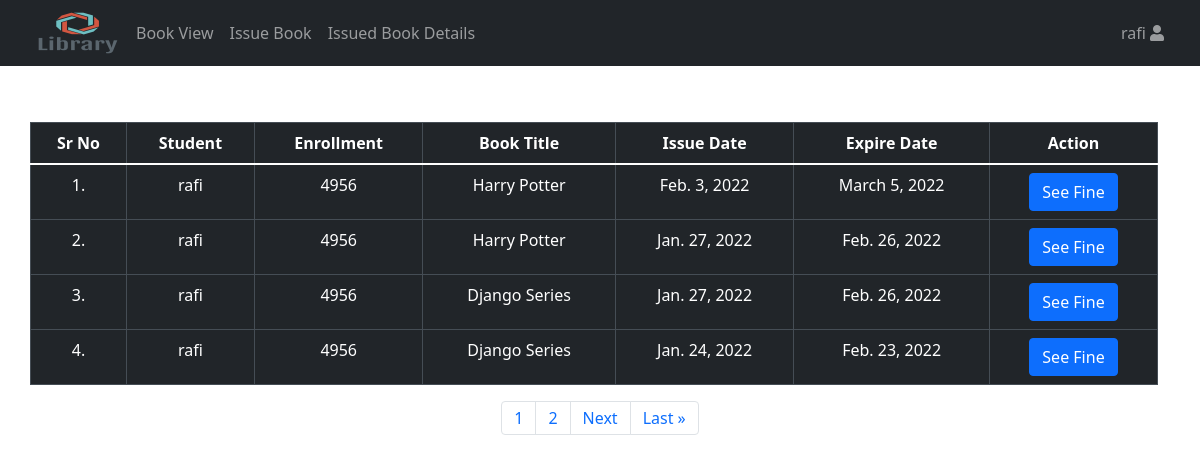
Page /StudentIssuedDetail/ (signed in) on the committed database.
### management/models.py (models this page shows, shortened)
class StudentIssuedBook(models.Model):
    studentprofile = models.ForeignKey(StudentProfile, null=True, on_delete=models.SET_NULL)
    book = models.ForeignKey(Book, null=True, on_delete=models.SET_NULL)
    issue_date = models.DateField(auto_now=True)
    expire_date = models.DateField(default = get_expiry)
    class Meta:
        ordering = ('-issue_date',)

class StudentProfile(models.Model):
    user = models.OneToOneField(User, on_delete=models.CASCADE)
    name = models.CharField(max_length=200, null=True)
    enrollment = CharField(max_length=100)
    branch = models.CharField(max_length=40)
    image = models.ImageField(default='default.jpg', upload_to='student_pics')

class Book(models.Model):
    book_title = models.CharField(max_length=200, unique=True)
    isbn = models.IntegerField(null=True)
    book_author = models.CharField(max_length=200)
    book_category = models.CharField(max_length=100)
    book_publisher = models.CharField(max_length=200)
    book_quantity = models.IntegerField(null=True)
    book_cover = models.ImageField(default='default.jpg', upload_to='book_pics')
    created_at = models.DateTimeField(default=datetime.now, blank=True)
    class Meta:
        ordering = ('-id',)

### management/decorators.py (the view)
        def wrapper_func(request, *args, **kwargs):
            group = None
            if request.user.groups.exists():
                group = request.user.groups.all()[0].name
            if group in allowed_roles:
                return view_func(request, *args, **kwargs)
            else:
                return HttpResponse ('You are not allowed here to view')

### management/views.py (called while the page is built)
@login_required(login_url='/')
@allowed_users(allowed_roles=['student'])
def StudentIssuedDetail(request):
    data=StudentProfile.objects.filter(user=request.user.id).first()
    order1 = StudentIssuedBook.objects.filter(studentprofile=data)
    p=Paginator(StudentIssuedBook.objects.filter(studentprofile=data), 4)
    page = request.GET.get('page')
    data3 = p.get_page(page)
    nums = "a" * data3.paginator.num_pages
    context={
        'data1':order1,
        'data3':data3,
        'nums':nums
    }
    return render(request, 'student/StudentIssuedDetail.html',context)

### management/templates/student/StudentIssuedDetail.html (shortened to what this page needs)
{% extends 'student/studentheader.html' %}
{% load static %}
{% block content %}
<link rel="stylesheet" type="text/css" href="{% static 'student.css' %}">
<h1>StudentIssuedBookDetail</h1>
<div class="container-lg" style="padding-left: 0px">
        <table class="table table-hover table-dark">
           <thead>
               <tr>
                 <th>Sr No</th>
                 <th>Student</th>
                 <th>Enrollment</th>
                 <th>Book Title</th>
                 <th>Issue Date</th>
                 <th>Expire Date</th>
                 <th>Action</th>
               </tr>
           </thead>
           <tbody>
        {% for i in  data3 %}
           <tr>
             <td>{{forloop.counter}}.</td>
             <td>{{i.studentprofile.user.username}}</td>
             <td>{{i.studentprofile.enrollment}}</td>
             <td>{{i.book.book_title}}</td>
             <td>{{i.issue_date}}</td>
             <td>{{i.expire_date}}</td>
             <td><a href="{% url 'StudentFine' i.id %}" class="btn btn-primary">See Fine</a></td>
           </tr>
       {% endfor %}
          </tbody>
          </table>
 </div>
 <nav aria-label="Page navigation example">
  <ul class="pagination justify-content-center">
 {% for i in nums %}
   <li class="page-item"><a class="page-link" href="?page={{ forloop.counter }}"> {{ forloop.counter }}</a></li>
 {% endfor %}
 {% if data3.has_next %}
     <li class="page-item"><a class="page-link" href="?page={{ data3.next_page_number }}">Next</a></li>
     <li class="page-item"><a class="page-link" href="?page={{ data3.paginator.num_pages }}">Last &raquo</a></li>
 {% endif %}
 </ul>
 </nav>
{% endblock %}

### management/templates/student/studentnav.html (shortened to what this page needs)
{% load static %}
 <link
    href="https://cdn.jsdelivr.net/npm/bootstrap@5.0.0-beta3/dist/css/bootstrap.min.css"
    rel="stylesheet"
>
    <link rel="stylesheet" type="text/css"
    href="https://cdn.datatables.net/1.10.24/css/dataTables.bootstrap5.min.css">
    <link rel="stylesheet" type="text/css"
    href="https://cdn.datatables.net/select/1.3.3/css/select.bootstrap5.min.css">
    <link rel="stylesheet"
    href="https://use.fontawesome.com/releases/v5.8.1/css/all.css"
>
<nav class="navbar navbar-expand-lg navbar-dark bg-dark">
<div class="container-fluid">
  <img src= "{% static 'image/logo.png' %}" width="100" height="50" alt="" >
  <div class="collapse navbar-collapse" id="navbarSupportedContent">
      <ul class="navbar-nav me-auto mb-2 mb-lg-0">
        <li class="nav-item">
        <a class="nav-link" href="{% url 'StudentBookView' %}">Book View</a>
      </li>
      <li class="nav-item">
        <a class="nav-link" href="{% url 'StudentIssueBook' %}">Issue Book</a>
      </li>
      <li class="nav-item">
        <a class="nav-link" href="{% url 'StudentIssuedDetail' %}">Issued Book Details</a>
      </li>
      </ul>
         <ul class="navbar-nav">
            <li class="nav-item dropdown">
              <a class="nav-link dropdown-toggle" role="button" data-bs-toggle="dropdown"
                  aria-expanded="true">
                <div class="white-color hover-orange size-24px">
                    <span>{{ user }}</span>
                  <i class="fas fa-user"></i>
                </div>
              </a>
            </li>
          </ul>
      </div>
  </div>
</nav>

### static/student.css (style rules this page uses)
body { background-image:url("/static/image/book.jpg"); background-position:center; background-size:cover; text-align: center; }
::placeholder { color: #161616!important; opacity: 1; font-size:18px!important; }
h1 { color:white!important; }
table, td, th { border:1px solid; margin:2px; padding:2px; margin-left:auto; margin-right:auto; }

### management/templates/student/studentnav.html (style rules this page uses)
.dropdown-toggle::after { content: none; }

### rows in the picture
StudentIssuedBook: studentprofile.user.username "rafi", studentprofile.enrollment "4956", book.book_title "Harry Potter", issue_date "Feb. 3, 2022", expire_date "March 5, 2022"
StudentIssuedBook: studentprofile.user.username "rafi", studentprofile.enrollment "4956", book.book_title "Harry Potter", issue_date "Jan. 27, 2022", expire_date "Feb. 26, 2022"
StudentIssuedBook: studentprofile.user.username "rafi", studentprofile.enrollment "4956", book.book_title "Django Series", issue_date "Jan. 27, 2022", expire_date "Feb. 26, 2022"
StudentIssuedBook: studentprofile.user.username "rafi", studentprofile.enrollment "4956", book.book_title "Django Series", issue_date "Jan. 24, 2022", expire_date "Feb. 23, 2022"

### other values in the picture
{{ user }} "rafi"
